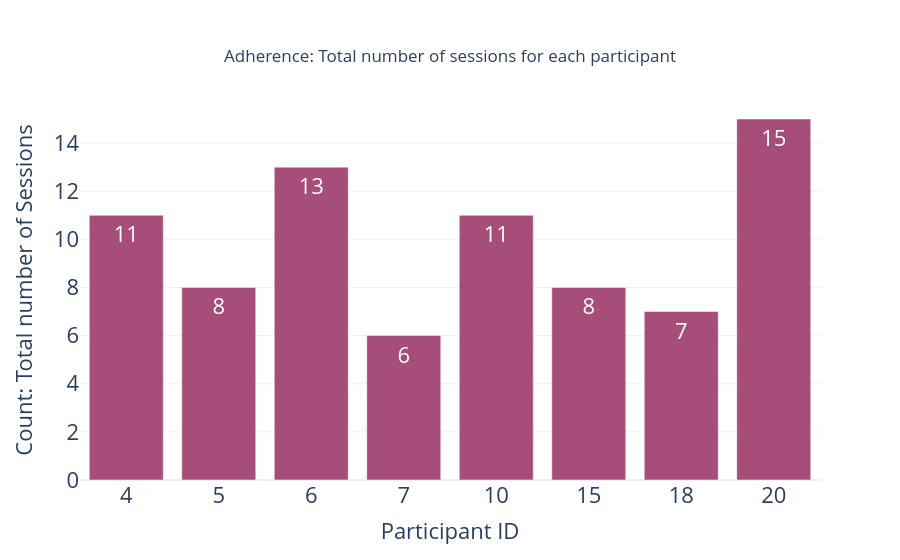

Here is the notebook cell this chart was saved with:
### Code cell
fig2 = go.Figure(data=[
    go.Bar(name='Level_info',
           x=data["X"].astype(str),
           y=data["Y"],
           text=data["Y"].values,  # Add text on top of the bars
           textposition='inside',  # Position text outside the bars
            textfont=dict(size=22),  # Set the text font size

           marker=dict(color='#a64d79')
          )])

# Change the bar mode.
fig2.update_layout(
    barmode='group'
)

# Add dropdown to layout.
fig2.update_layout(
        title=dict(
        text="Adherence: Total number of sessions for each participant",
        x=0.5,  # Center the title
        xanchor="center",  # Anchor the title at its center
        yanchor="top"  # Optional: Anchor the title at the top
    ),
    xaxis=dict(title="Participant ID ",
            titlefont=dict(size=22),  # Set x-axis title font size
            tickfont=dict(size=22)  # Set x-axis tick font size

              ),
    yaxis=dict(title="Count: Total number of Sessions",
                          titlefont=dict(size=22),  # Set x-axis title font size
            tickfont=dict(size=22)  # Set x-axis tick font size

              ),
    template="plotly_white",
)
fig2.show()

### Figure 1 — Plotly figure (JSON) as saved in the notebook; plotly's stock layout.template omitted (floating-point values rounded to 4 significant figures)
{"data": [{"marker": {"color": "#a64d79"}, "name": "Level_info", "text": [11, 8, 13, 6, 11, 8, 7, 15], "textfont": {"size": 22}, "textposition": "inside", "type": "bar", "x": ["4", "5", "6", "7", "10", "15", "18", "20"], "y": [11, 8, 13, 6, 11, 8, 7, 15]}], "layout": {"autosize": true, "barmode": "group", "title": {"text": "Adherence: Total number of sessions for each participant", "x": 0.5, "xanchor": "center", "yanchor": "top"}, "xaxis": {"autorange": true, "range": [-0.5, 7.5], "tickfont": {"size": 22}, "title": {"font": {"size": 22}, "text": "Participant ID "}, "type": "category"}, "yaxis": {"autorange": true, "range": [0, 15.79], "tickfont": {"size": 22}, "title": {"font": {"size": 22}, "text": "Count: Total number of Sessions"}, "type": "linear"}}}
